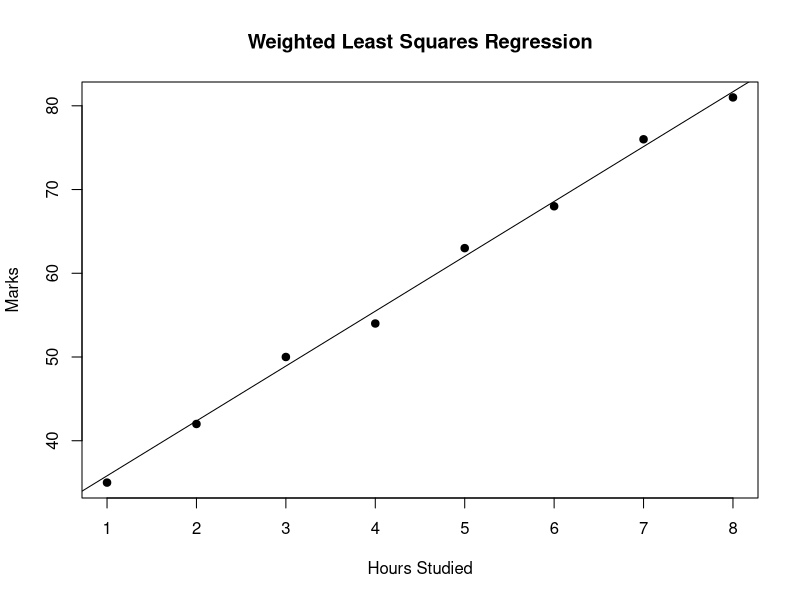

Here is the R script that generated this plot:
hours <- c(1, 2, 3, 4, 5, 6, 7, 8)
marks <- c(35, 42, 50, 54, 63, 68, 76, 81)

weights <- c(1, 1, 2, 2, 3, 3, 4, 4)

model <- lm(marks ~ hours, weights = weights)

summary(model)

model

new_data <- data.frame(hours = 9)
prediction <- predict(model, newdata = new_data)

print(prediction)

plot(hours, marks,
     main = "Weighted Least Squares Regression",
     xlab = "Hours Studied",
     ylab = "Marks",
     pch = 19)

abline(model)
